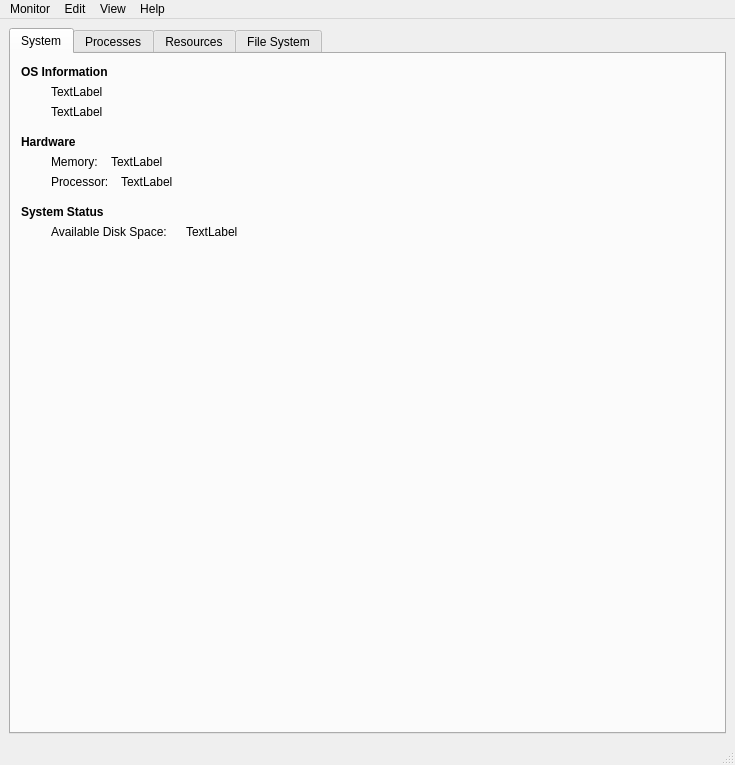
<?xml version="1.0" encoding="UTF-8"?>
<ui version="4.0">
 <class>MainWindow</class>
 <widget class="QMainWindow" name="MainWindow">
  <property name="geometry">
   <rect>
    <x>0</x>
    <y>0</y>
    <width>735</width>
    <height>765</height>
   </rect>
  </property>
  <property name="windowTitle">
   <string>Task Manager</string>
  </property>
  <widget class="QWidget" name="centralwidget">
   <layout class="QGridLayout" name="gridLayout">
    <item row="0" column="0">
     <widget class="QTabWidget" name="tabWidget">
      <property name="mouseTracking">
       <bool>false</bool>
      </property>
      <property name="currentIndex">
       <number>0</number>
      </property>
      <widget class="QWidget" name="System_Tab">
       <attribute name="title">
        <string>System</string>
       </attribute>
       <widget class="QLabel" name="label">
        <property name="geometry">
         <rect>
          <x>10</x>
          <y>80</y>
          <width>71</width>
          <height>16</height>
         </rect>
        </property>
        <property name="text">
         <string>&lt;b&gt;Hardware&lt;/b&gt;</string>
        </property>
       </widget>
       <widget class="QLabel" name="label_2">
        <property name="geometry">
         <rect>
          <x>10</x>
          <y>150</y>
          <width>111</width>
          <height>16</height>
         </rect>
        </property>
        <property name="text">
         <string>&lt;b&gt;System Status&lt;/b&gt;</string>
        </property>
       </widget>
       <widget class="QLabel" name="label_4">
        <property name="geometry">
         <rect>
          <x>9</x>
          <y>122</y>
          <width>16</width>
          <height>16</height>
         </rect>
        </property>
        <property name="text">
         <string/>
        </property>
       </widget>
       <widget class="QLabel" name="label_5">
        <property name="geometry">
         <rect>
          <x>40</x>
          <y>100</y>
          <width>61</width>
          <height>16</height>
         </rect>
        </property>
        <property name="text">
         <string>Memory:</string>
        </property>
       </widget>
       <widget class="QLabel" name="label_6">
        <property name="geometry">
         <rect>
          <x>40</x>
          <y>120</y>
          <width>71</width>
          <height>16</height>
         </rect>
        </property>
        <property name="text">
         <string>Processor:</string>
        </property>
       </widget>
       <widget class="QLabel" name="label_3">
        <property name="geometry">
         <rect>
          <x>40</x>
          <y>170</y>
          <width>141</width>
          <height>16</height>
         </rect>
        </property>
        <property name="text">
         <string>Available Disk Space:</string>
        </property>
       </widget>
       <widget class="QLabel" name="label_7">
        <property name="geometry">
         <rect>
          <x>100</x>
          <y>100</y>
          <width>361</width>
          <height>16</height>
         </rect>
        </property>
        <property name="text">
         <string>TextLabel</string>
        </property>
        <property name="scaledContents">
         <bool>false</bool>
        </property>
       </widget>
       <widget class="QLabel" name="label_8">
        <property name="geometry">
         <rect>
          <x>110</x>
          <y>120</y>
          <width>351</width>
          <height>16</height>
         </rect>
        </property>
        <property name="sizePolicy">
         <sizepolicy hsizetype="Minimum" vsizetype="Preferred">
          <horstretch>0</horstretch>
          <verstretch>0</verstretch>
         </sizepolicy>
        </property>
        <property name="text">
         <string>TextLabel</string>
        </property>
        <property name="wordWrap">
         <bool>true</bool>
        </property>
       </widget>
       <widget class="QLabel" name="label_9">
        <property name="geometry">
         <rect>
          <x>10</x>
          <y>10</y>
          <width>111</width>
          <height>16</height>
         </rect>
        </property>
        <property name="text">
         <string>&lt;b&gt;OS Information&lt;/b&gt;</string>
        </property>
       </widget>
       <widget class="QLabel" name="label_10">
        <property name="geometry">
         <rect>
          <x>40</x>
          <y>30</y>
          <width>421</width>
          <height>16</height>
         </rect>
        </property>
        <property name="sizePolicy">
         <sizepolicy hsizetype="MinimumExpanding" vsizetype="Preferred">
          <horstretch>0</horstretch>
          <verstretch>0</verstretch>
         </sizepolicy>
        </property>
        <property name="text">
         <string>TextLabel</string>
        </property>
       </widget>
       <widget class="QLabel" name="label_11">
        <property name="geometry">
         <rect>
          <x>40</x>
          <y>50</y>
          <width>421</width>
          <height>16</height>
         </rect>
        </property>
        <property name="sizePolicy">
         <sizepolicy hsizetype="Minimum" vsizetype="Preferred">
          <horstretch>0</horstretch>
          <verstretch>0</verstretch>
         </sizepolicy>
        </property>
        <property name="lineWidth">
         <number>0</number>
        </property>
        <property name="text">
         <string>TextLabel</string>
        </property>
       </widget>
       <widget class="QLabel" name="label_12">
        <property name="geometry">
         <rect>
          <x>175</x>
          <y>170</y>
          <width>291</width>
          <height>16</height>
         </rect>
        </property>
        <property name="text">
         <string>TextLabel</string>
        </property>
       </widget>
      </widget>
      <widget class="QWidget" name="Processes_Tab">
       <attribute name="title">
        <string>Processes</string>
       </attribute>
       <layout class="QVBoxLayout" name="verticalLayout_2">
        <item>
         <widget class="QTreeWidget" name="treeWidget_2">
          <column>
           <property name="text">
            <string>Name</string>
           </property>
          </column>
          <column>
           <property name="text">
            <string>Status</string>
           </property>
          </column>
          <column>
           <property name="text">
            <string>CPU</string>
           </property>
          </column>
          <column>
           <property name="text">
            <string>ID</string>
           </property>
          </column>
          <column>
           <property name="text">
            <string>Memory</string>
           </property>
          </column>
         </widget>
        </item>
       </layout>
      </widget>
      <widget class="QWidget" name="Resources_Tab">
       <attribute name="title">
        <string>Resources</string>
       </attribute>
       <widget class="QCustomPlot" name="CPUGraph" native="true">
        <property name="geometry">
         <rect>
          <x>10</x>
          <y>34</y>
          <width>695</width>
          <height>240</height>
         </rect>
        </property>
       </widget>
       <widget class="QCustomPlot" name="MemSwapGraph" native="true">
        <property name="geometry">
         <rect>
          <x>10</x>
          <y>315</y>
          <width>695</width>
          <height>150</height>
         </rect>
        </property>
       </widget>
       <widget class="QLabel" name="label_14">
        <property name="geometry">
         <rect>
          <x>10</x>
          <y>9</y>
          <width>81</width>
          <height>16</height>
         </rect>
        </property>
        <property name="text">
         <string>&lt;b&gt;CPU History&lt;/b&gt;</string>
        </property>
       </widget>
       <widget class="QLabel" name="label_15">
        <property name="geometry">
         <rect>
          <x>10</x>
          <y>290</y>
          <width>178</width>
          <height>16</height>
         </rect>
        </property>
        <property name="text">
         <string>&lt;b&gt;Memory and Swap History&lt;/b&gt;</string>
        </property>
       </widget>
       <widget class="QCustomPlot" name="NetworkGraph" native="true">
        <property name="geometry">
         <rect>
          <x>10</x>
          <y>505</y>
          <width>695</width>
          <height>150</height>
         </rect>
        </property>
       </widget>
       <widget class="QLabel" name="label_16">
        <property name="geometry">
         <rect>
          <x>10</x>
          <y>480</y>
          <width>111</width>
          <height>16</height>
         </rect>
        </property>
        <property name="text">
         <string>&lt;b&gt;Network History&lt;/b&gt;</string>
        </property>
       </widget>
      </widget>
      <widget class="QWidget" name="FileSystem_Tab">
       <attribute name="title">
        <string>File System</string>
       </attribute>
       <layout class="QVBoxLayout" name="verticalLayout">
        <item>
         <widget class="QTreeWidget" name="treeWidget">
          <property name="lineWidth">
           <number>0</number>
          </property>
          <column>
           <property name="text">
            <string>Device</string>
           </property>
          </column>
          <column>
           <property name="text">
            <string>Directory</string>
           </property>
          </column>
          <column>
           <property name="text">
            <string>Type</string>
           </property>
          </column>
          <column>
           <property name="text">
            <string>Total</string>
           </property>
          </column>
          <column>
           <property name="text">
            <string>Free</string>
           </property>
          </column>
          <column>
           <property name="text">
            <string>Available</string>
           </property>
          </column>
          <column>
           <property name="text">
            <string>Used</string>
           </property>
          </column>
         </widget>
        </item>
       </layout>
      </widget>
     </widget>
    </item>
   </layout>
  </widget>
  <widget class="QMenuBar" name="menubar">
   <property name="geometry">
    <rect>
     <x>0</x>
     <y>0</y>
     <width>735</width>
     <height>20</height>
    </rect>
   </property>
   <widget class="QMenu" name="menuTask">
    <property name="title">
     <string>Monitor</string>
    </property>
   </widget>
   <widget class="QMenu" name="menuEdit">
    <property name="title">
     <string>Edit</string>
    </property>
   </widget>
   <widget class="QMenu" name="menuView">
    <property name="title">
     <string>View</string>
    </property>
   </widget>
   <widget class="QMenu" name="menuHelp">
    <property name="title">
     <string>Help</string>
    </property>
    <addaction name="separator"/>
   </widget>
   <addaction name="menuTask"/>
   <addaction name="menuEdit"/>
   <addaction name="menuView"/>
   <addaction name="menuHelp"/>
  </widget>
  <widget class="QStatusBar" name="statusbar"/>
 </widget>
 <customwidgets>
  <customwidget>
   <class>QCustomPlot</class>
   <extends>QWidget</extends>
   <header>qcustomplot.h</header>
   <container>1</container>
  </customwidget>
 </customwidgets>
 <resources/>
 <connections/>
</ui>
